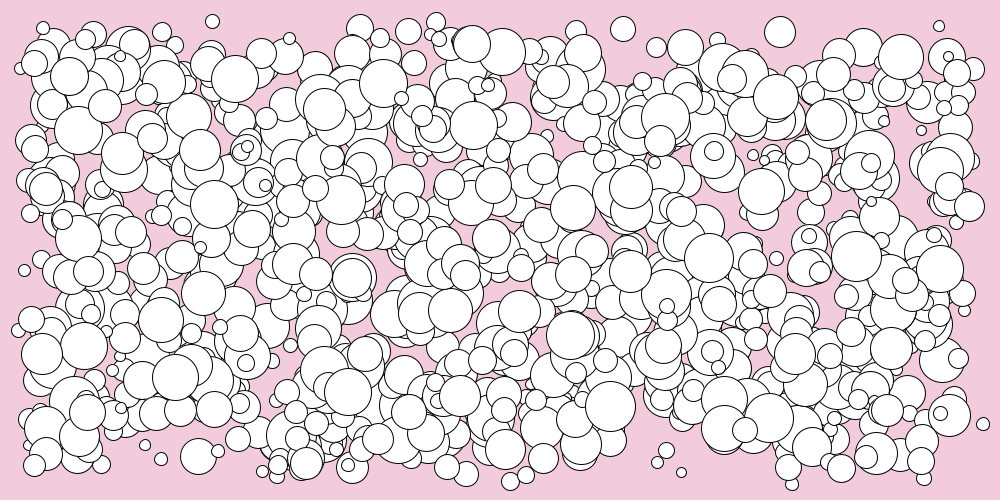
Frame 1 (no input)
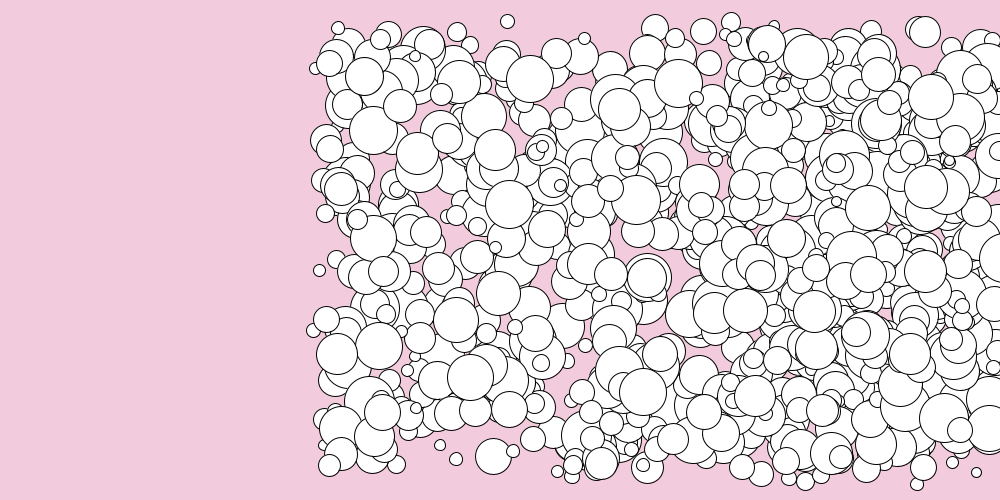
Frame 60 (the mouse pressed at the canvas centre just before this capture)
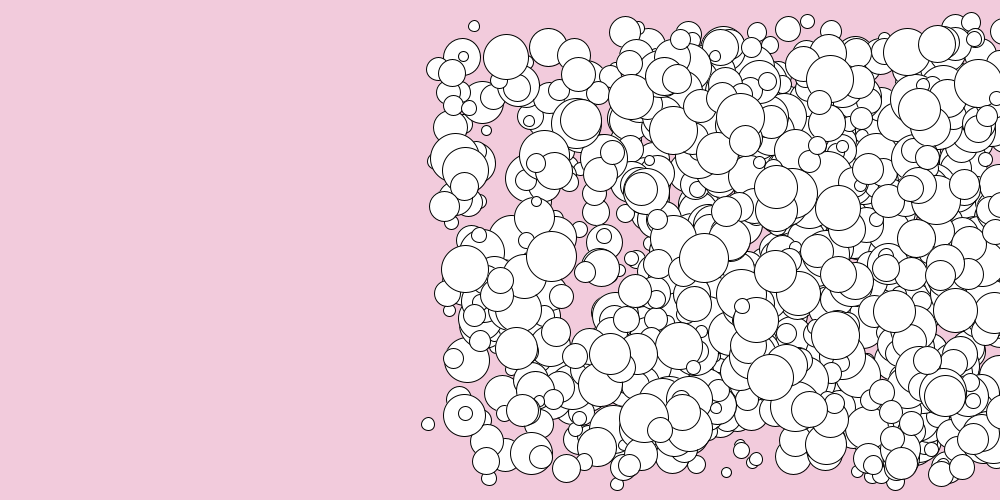
Frame 120 (the mouse held since frame 60 and released just before this capture)

The Processing sketch that drew these frames (run headless with seeded random() and noise(); from frame 60 on, the mouse is pressed at the canvas centre):

// Processing sketch: processing_33730
// ── processing_33730.pde

int numCircles = 1000;
float [] vel = new float[numCircles];
float [] circleX = new float[numCircles];
float [] circleY = new float[numCircles];

int [] rad = new int[numCircles];

void setup(){
  size(1000,500);
  smooth();
  
  frameRate(25);
  

  for(int i=0; i< numCircles; i++){
    rad[i] = round(random(10,50));
    circleX[i] = round(random(rad[i], width-rad[i]));
    circleY[i] = round(random(rad[i], height-rad[i]));
    vel[i] = 5;
  }
}

void draw(){
  background(242,203,220);
  
  for(int i=0; i< numCircles; i++){
    ellipse(circleX[i], circleY[i],rad[i],rad[i]);
  circleX [i] = circleX [i] + vel[i];
  if(circleX[i] >= width || circleX[i]<= 0){
    vel[i] = -vel[i];
  }
  }
}

//helped by mike and dena --- thank you!
